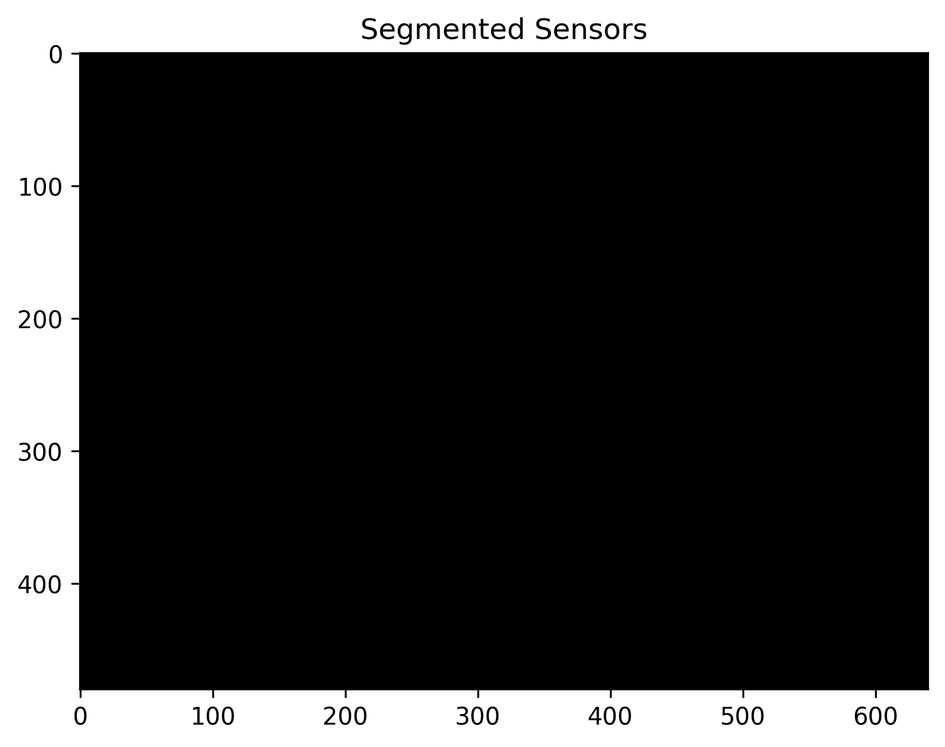
#> input picture segment_demo/segmented.png, 945 x 747 px, shrunk from 1647 x 1302 before the run
$ python segment.py segmented.png 1.0 1.0 1.0 1.0 100 100
#> lines starting #> are read from the running program, lines starting #| are printed output that depends on the picture
import cv2 as cv
import matplotlib.pyplot as plt
import numpy as np
from mpl_toolkits.mplot3d import Axes3D
from matplotlib import cm
from matplotlib import colors
import os
import glob
import sys
import argparse

"""
# [5 lines of commented-out code are left out]

"""

class SensorSegmenter():
    def __init__(self, args, argparser_used):
        if argparser_used:

            self.threshold_val_v_min = args['threshold_value_v_min']
            self.threshold_val_v_max = args['threshold_value_v_max']
            self.threshold_val_u_min = args['threshold_value_u_min']
            self.threshold_val_u_max = args['threshold_value_u_max']
            self.sensor_area1 = args['sensor_area1']
            self.sensor_area2 = args['sensor_area2']
            self.filename = args['filename']
        else:
            self.threshold_val, self.sensor_area, self.filename = args


        #added
        self.sensor_pixel_locs = []


        self.image_bgr, self.image_rgb = self.plot_rgb()
        self.image_yuv, self.activation_u, self.activation_v = self.convert_to_yuv()
        self.image_rgb_filtered_v = self.apply_thresholds(self.activation_v,threshold_min=self.threshold_val_v_min,threshold_max=self.threshold_val_v_max)
        self.image_rbg_filtered_u = self.apply_thresholds(self.activation_u,threshold_min=self.threshold_val_u_min,threshold_max=self.threshold_val_u_max)

        self.contours_v= self.get_contours(self.image_rgb_filtered_v )
        self.contours_u = self.get_contours(self.image_rbg_filtered_u)
        # self.sensor_pixel_locs = self.get_sensor_pixel_locs()

    def plot_rgb(self):
        image_bgr = cv.imread(self.filename)
        image_rgb = cv.cvtColor(image_bgr, cv.COLOR_BGR2RGB)
        plt.imshow(image_rgb)
        plt.title("Original RGB Image")

        return image_bgr, image_rgb

    def convert_to_yuv(self):
        image_yuv = cv.cvtColor(self.image_bgr, cv.COLOR_BGR2YUV)

        # transforms image to yuv coordinates in wiki for intuitive thresholding, where limits are (-0.5, 0.5)
        axis_limits = -0.5
        image_yuv = (image_yuv/np.max(image_yuv)) + axis_limits

        # create kernel to segment by color
        bg_filt = axis_limits * np.ones((3, 3))

        # get convolved image for U and V channel
        activation_u = cv.filter2D(src=image_yuv[:, :, 1], ddepth=-1, kernel=bg_filt)
        plt.figure(figsize=(6,4))
        plt.title("U Channel")
        plt.imshow(activation_u, cmap='PiYG_r')
        plt.colorbar()
        plt.clim(-1.5, 1.5)
        activation_v = cv.filter2D(src=image_yuv[:, :, -1], ddepth=-1, kernel=bg_filt)
        plt.figure(figsize=(6,4))
        plt.title('V Channel')
        plt.imshow(activation_v, cmap='GnBu')
        plt.colorbar()
        plt.clim(-1.5, 1.5)

        return image_yuv, activation_u, activation_v

    def apply_thresholds(self, activation,threshold_min=-1.5,threshold_max = 1.5):
        # based on colormap, should easily be able to identify a self.threshold_val for colored paper
        # we will likely use red colored paper in the demo, so we will just threshold with the v channel

        #activate = 1: only those with values less than threshold

        #activation[True] = 0?

        activation[(activation < threshold_min) | (activation > threshold_max) ] = 0
        activation[(activation > threshold_min) & (activation < threshold_max)] = 1


        image_bgr_filtered = np.zeros_like(self.image_yuv)

        # apply filter
        for channel in range(image_bgr_filtered.shape[2]):
            image_bgr_filtered[:, :, channel] = self.image_bgr[:, :, channel]*activation

        image_bgr_filtered = image_bgr_filtered.astype(np.uint8)
        image_rgb_filtered = cv.cvtColor(image_bgr_filtered, cv.COLOR_BGR2RGB)

        plt.figure()
        plt.imshow(image_rgb_filtered)
        plt.title('Segmented Sensors')
        filename = 'segmented.png'
        plt.savefig(filename, dpi=300, bbox_inches='tight')

        return image_rgb_filtered


    def get_contours(self,img):
        image_gray = cv.cvtColor(img, cv.COLOR_RGB2GRAY)

        edge = cv.Canny(image_gray, 60, 180)
        fig, ax = plt.subplots(1, figsize=(6,4))
        plt.box('tight')
        plt.title('Sensor Edges')
        plt.imshow(edge, cmap='Greys')

        contours, hierarchy = cv.findContours(image_gray, cv.RETR_LIST, cv.CHAIN_APPROX_NONE)
        contours = sorted(contours, key=lambda x: cv.contourArea(x), reverse=True)

        return contours


    def print_areas(self,contour):
        ''' For thresholding 'sensor_area' '''
        areas = []
        for c in contour:
            areas.append(cv.contourArea(c))
            print(cv.contourArea(c)) # for debugging

    def get_sensor_pixel_locs(self,contour,img):
        fig, ax = plt.subplots(1, figsize=(6,4))

        # another thresholded value. For the demo, we can correlate the plant size
        # or the width of colored blob in image to this thresholded value, knowing
        # given the sensors will always be roughly the same size

        #sensor_pixel_locs = []
        for c in contour:
            if cv.contourArea(c) > self.sensor_area1 and cv.contourArea(c) < self.sensor_area2:

                # find centroid of convex hull
                M = cv.moments(c)
                cx = int(M['m10']/M['m00'])
                cy = int(M['m01']/M['m00'])

                self.sensor_pixel_locs.append([cx, cy])

                # on plot, print 'sensor' next to sensor with the colour detected
                ax.text(cx + 8, cy + 8, "sensor", color=list(self.image_rgb[cy][cx]/255), fontweight=20, fontsize=20)

                # draw convex hull
                hull = cv.convexHull(c)
                cv.drawContours(img, [hull], 0, (0, 255, 0), 2)
                #cv.drawContours(self.image_rgb_filtered, [hull], 0, (0, 255, 0), 2)

        plt.imshow(img)
        plt.title('Segmented & Labeled by Sensor Color')
        plt.savefig("segmented_labeled.png", dpi = 300, bbox_inches='tight')

        return self.sensor_pixel_locs


def main(args,argparser_used):
    my_segmenter = SensorSegmenter(args, argparser_used)
#> in plot_rgb, image_bgr is the input picture: shape (747, 945, 3); min 0, max 255, mean 57.4
#> in convert_to_yuv, `image_yuv = cv.cvtColor(self.image_bgr, cv.COLOR_BGR2YUV)`: image_yuv: shape (747, 945, 3); mean of channels 0, 1, 2 57.4, 128, 128
#> in convert_to_yuv, `image_yuv = (image_yuv/np.max(image_yuv)) + axis_limits`: image_yuv: shape (747, 945, 3) float64; mean of channels 0, 1, 2 -0.275, 0.00196, 0.00196
#> in convert_to_yuv, `activation_u = cv.filter2D(src=image_yuv[:, :, 1], ddepth=-1, kernel=b..`: activation_u: shape (747, 945) float64; every value is -0.00882
#> in apply_thresholds, `activation[(activation < threshold_min) | (activation > threshold_max)..`: activation: shape (747, 945) float64; every value is 0
#> after the loop in apply_thresholds, `for channel in range(image_bgr_filtered.shape[2]):`: image_bgr_filtered: shape (747, 945, 3) float64; every value is 0
#> in apply_thresholds, `image_bgr_filtered = image_bgr_filtered.astype(np.uint8)`: image_bgr_filtered: shape (747, 945, 3); every value is 0
#> in get_contours, `image_gray = cv.cvtColor(img, cv.COLOR_RGB2GRAY)`: image_gray: shape (747, 945); every value is 0
#> in get_contours, `contours, hierarchy = cv.findContours(image_gray, cv.RETR_LIST, cv.CHA..`: contours = []

    #V
    sensor_pixel_locs_v = my_segmenter.get_sensor_pixel_locs(my_segmenter.contours_v,my_segmenter.image_rgb_filtered_v)
#> sensor_pixel_locs_v = []
    print("Total Sensors Detected:", len(sensor_pixel_locs_v))
#| Total Sensors Detected: 0
    print("Pixel Locations:", sensor_pixel_locs_v)
#| Pixel Locations: []
    plt.show()
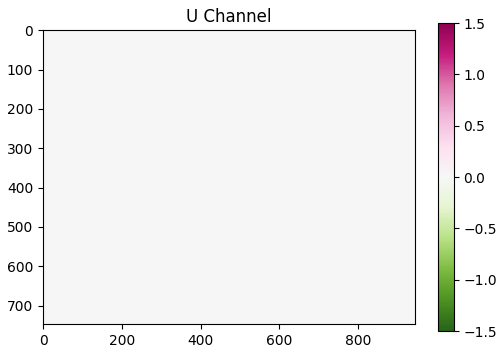
#> figure drawn by matplotlib, 2 panels
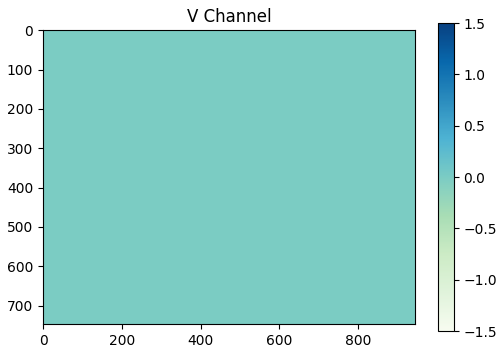
#> figure drawn by matplotlib, 2 panels

    # [6 lines of commented-out code are left out]

if __name__ == "__main__":

    parser = argparse.ArgumentParser(description=('********* Sensor Segmenter and Labeler ********* \n'))

    # positional arguments
    parser.add_argument('filename', type=str,
                        help='String. Name of file we wish to segment sensors from.')
    parser.add_argument('threshold_value_v_min', type=float,
                        help='Float. Minimum Threshold value for V channel. ')

    parser.add_argument('threshold_value_v_max', type=float,
                        help='Float. Maximum Threshold value for V channel. ')

    parser.add_argument('threshold_value_u_min', type=float,
                        help='Float. Threshold value for U channel. ')

    parser.add_argument('threshold_value_u_max', type=float,
                        help='Float. Threshold value for U channel. ')

    parser.add_argument('sensor_area1', type=int,
                        help='Integer. Threshold area (min) for convex hull. If 0.5 m from sensor around: 3000; if 1 m from sensor around: 1000')

    parser.add_argument('sensor_area2', type=int,
                        help='Integer. Threshold area (max) for convex hull. If 0.5 m from sensor around: 3000; if 1 m from sensor around: 1000')
    args = vars(parser.parse_args())
    main(args,True)


    ''' If the command line isn't used, you can comment out the above, and uncomment this:'''
    # [6 lines of commented-out code are left out]
